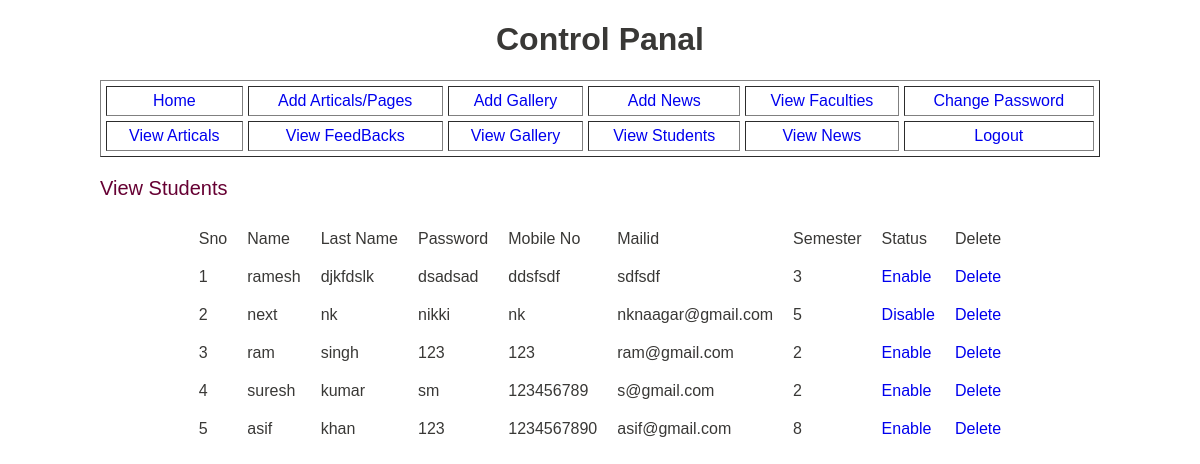
Page /admin/viewstudents.php (signed in) on the committed database.
### tables this page shows
CREATE TABLE IF NOT EXISTS `student` (
  `id` int(10) NOT NULL AUTO_INCREMENT,
  `uname` varchar(100) NOT NULL,
  `lname` varchar(100) NOT NULL,
  `password` varchar(100) NOT NULL,
  `mno` varchar(100) NOT NULL,
  `mailid` varchar(100) NOT NULL,
  `sem` varchar(100) NOT NULL,
  `status` int(10) NOT NULL DEFAULT '0',
  PRIMARY KEY (`id`)
);

### admin/viewstudents.php (the view, shortened to what this page needs)
<?php include("session.php");
$f=mysql_query("select * from student");
?>
<!DOCTYPE html PUBLIC "-//W3C//DTD XHTML 1.0 Transitional//EN" "http://www.w3.org/TR/xhtml1/DTD/xhtml1-transitional.dtd">
<html xmlns="http://www.w3.org/1999/xhtml">
<head>
<link href="../style.css" type="text/css" rel="stylesheet" />
</head>
<body>
	<table cellpadding="0" cellspacing="0" align="center" width="1000" border="0">
			<tr>
					<td align="center"><h1>Control Panal</h1></td>
			</tr>
			<tr>
				<td><?php
				 if($_SESSION['type']==1) { include("admin_header.php"); }
				  ?></td>
			</tr>
			<tr>
					<td height="20"></td>
			</tr>
			<tr>
					<td class="pagetitle">View Students</td>
			</tr>
			<tr>
					<td height="20"></td>
			</tr>
			<tr>
				<td height="800" valign="top">
					<table cellpadding="10" cellspacing="0" align="center" border="0">
						<tr>
						<td>Sno</td><td>Name</td><td>Last Name</td>
						<td>Password</td><td>Mobile No</td><td>Mailid</td><td>Semester</td><td>Status</td><td>Delete</td></tr>
						<?php
						$sno=1;
						while($rec=mysql_fetch_array($f))
						{
						?>
						<tr>
						<td><?php echo $sno; ?></td>
						<td><?php echo $rec[1];?></td>
						<td><?php echo $rec[2];?></td>
						<td><?php echo $rec[3];?></td>
						<td><?php echo $rec[4];?></td>
						<td><?php echo $rec[5];?></td>
						<td><?php echo $rec[6];?></td>
						<td>
						<?php if($rec['status']==0) {?>
						<a href="viewstudents.php?updateid=<?php echo $rec['id'];?>&setstatus=1">Enable</a>
						<?php } else {?>
						<a href="viewstudents.php?updateid=<?php echo $rec['id'];?>&setstatus=0">Disable</a>
						<?php } ?>
						</td>
						<td><a href="viewstudents.php?delid=<?php echo $rec[0];?>">Delete</a></td>
						</tr>
						<?php
						$sno++;
						}
						?>
					</table>
				</td>
			</tr>
	</table>
</body>
</html>

### style.css (style rules this page uses)
body { background-image:url(images/images.jpeg); margin:0px; font-family:Verdana, Arial, Helvetica, sans-serif; }
.pagetitle { font-size:20px; color:#660033; }
a { text-decoration:none; }
td { color:#393836; }

### rows in the picture
student: uname "ramesh", lname "djkfdslk", password "dsadsad", mno "ddsfsdf", mailid "sdfsdf", sem "3"
student: uname "next", lname "nk", password "nikki", mno "nk", mailid "nknaagar@gmail.com", sem "5"
student: uname "ram", lname "singh", password "123", mno "123", mailid "ram@gmail.com", sem "2"
student: uname "suresh", lname "kumar", password "sm", mno "123456789", mailid "s@gmail.com", sem "2"
student: uname "asif", lname "khan", password "123", mno "1234567890", mailid "asif@gmail.com", sem "8"
